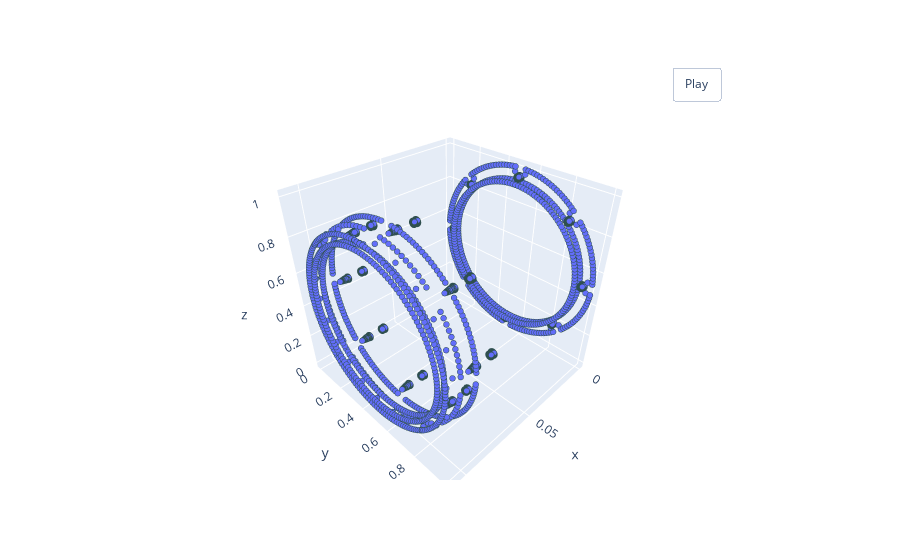

Notebook code for this chart:
### Code cell
pcshow(*vert.T)

### Figure 1 — Plotly figure (JSON) as saved in the notebook; plotly's stock layout.template omitted (floating-point values rounded to 4 significant figures; data arrays with more than 128 entries replaced by an {"elided": "..."} marker saying what was removed)
{"data": [{"marker": {"line": {"color": "DarkSlateGrey", "width": 2}, "size": 2}, "mode": "markers", "type": "scatter3d", "x": {"elided": "3887 float values"}, "y": {"elided": "3887 float values"}, "z": {"elided": "3887 float values"}}], "layout": {"updatemenus": [{"buttons": [{"args": [null, {"frame": {"duration": 50, "redraw": true}, "fromcurrent": true, "mode": "immediate", "transition": {"duration": 0}}], "label": "Play", "method": "animate"}], "pad": {"r": 10, "t": 45}, "showactive": false, "type": "buttons", "x": 0.8, "xanchor": "left", "y": 1, "yanchor": "bottom"}]}}
